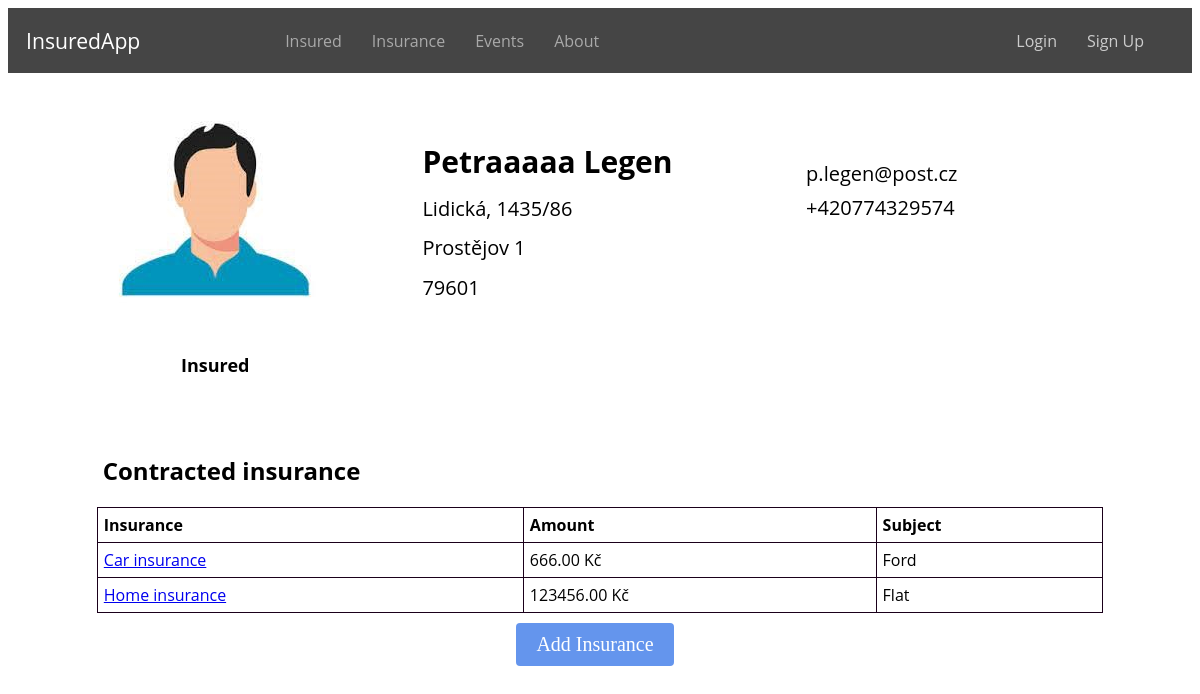
Screenshot of /insured/11/ with the database file from the repository.
### evidence/models.py (models this page shows, shortened)
class Insured(models.Model):
    user = models.ForeignKey(User, on_delete=models.CASCADE, related_name='insured', null=True, blank=True)
    first_name = models.CharField(max_length=100)
    profile_photo = models.ImageField(upload_to='profile_photos', blank=True, null=True)
    last_name = models.CharField(max_length=100)
    email = models.EmailField()
    role = models.CharField(max_length=20, choices=RoleEnum.choices(), null=True)
    street = models.CharField(max_length=100)
    city = models.CharField(max_length=64)
    zipcode = models.CharField(max_length=16)
    phone = models.CharField(max_length=16)
    is_policyholder = models.BooleanField(default=False)
    class Meta:
        ordering = ['id']

class Insurance(models.Model):
    INSURANCE_TYPE = (
        ('home', 'Home insurance'),
        ('car', 'Car insurance'),
        ('property', 'Property insurance'),
    )
    insurance = models.ManyToManyField(Insured, related_name='insurance')
    type = models.CharField(max_length=32, choices=INSURANCE_TYPE)
    subject = models.CharField(max_length=32)
    amount = models.DecimalField(max_digits=10, decimal_places=2)
    valid_from = models.DateField()
    valid_until = models.DateField()
    class Meta:
        ordering = ['id']

### evidence/views.py (the view)
# urls.py: path('insured/<int:insured_id>/', views.insured_detail, name='insured_detail'),
def insured_detail(request, insured_id):
    insured = get_object_or_404(Insured, pk=insured_id)
    return render(request, 'insured_detail.html', {'insured': insured, 'insured_id': insured_id})

### evidence/templates/insured_detail.html (shortened to what this page needs)
{% extends 'base.html' %}
{% load static %}
{% block content %}
    <div class="insured-info">
        <div class="thumbnail">
            {% if insured.profile_photo %}
                <img src="{{ insured.profile_photo.url }}" alt="Thumbnail">
                <p class="role">{{ insured.get_role_display }}</p>
            {% else %}
                <img src="{% static 'evidence/default_thumbnail.jpg' %}" alt="Default Thumbnail">
                <p class="role">{{ insured.get_role_display }}</p>
            {% endif %}
        </div>
        <div class="personal-info">
            <p class="name">{{ insured.first_name }} {{ insured.last_name }}</p>
            <p>{{ insured.street }}</p>
            <p>{{ insured.city }}</p>
            <p>{{ insured.zipcode }}</p>
        </div>
        <div class="contact-info">
            <p>{{ insured.email }}</p>
            <p>{{ insured.phone }}</p>
        </div>
    </div>
    <div class="insured-policies">
        <h2 class="insured-h">Contracted insurance</h2>
        <table class="policies-table">
            <thead>
                <tr>
                    <th>Insurance</th>
                    <th>Amount</th>
                    <th>Subject</th>
                </tr>
            </thead>
            <tbody>
            {% for policy in insured.insurance.all %}
                <tr>
                    <td><a href="{% url 'insurance_detail' insurance_id=policy.id %}">{{ policy.get_type_display }}</a></td>
                    <td>{{ policy.amount }} Kč</td>
                    <td>{{ policy.subject }}</td>
                </tr>
            {% endfor %}
            </tbody>
        </table>
    </div>
    <div class="main-buttons">
        <a href="{% url 'add_insurance' insured_id=insured.id %}" class="button button-add">Add Insurance</a>
    </div>
{% endblock %}

### static/css/style.css (style rules this page uses)
.role { font-family: 'Open Sans', sans-serif; font-size: 18px; display: flex; justify-content: center; font-weight: bold; }
.insured-h, .insurances-h, .insured-events-h { margin-top: 5%; margin-left: 8%; font-family: 'Open Sans', sans-serif; }
.button { display: inline-block; padding: 5px 10px; color: #fff; text-decoration: none; font-size: 14px; border-radius: 4px; }
.button-add { background-color: #6495ED; }
.main-buttons { display: flex; justify-content: center; margin-top: 10px; }
.main-buttons .button { margin-right: 10px; font-size: 20px; padding: 10px 20px; }
.insured-table, .policies-table, .insurances-table, .insured-events-table { width: 85%; margin-top: 20px; margin-left: auto; margin-right: auto; border-collapse: collapse; font-family: 'Open Sans', sans-serif; }
.insured-table th, .insured-table td, .policies-table th, .policies-table td, .insurances-table th, .insurances-table td, .insured-events-table th, .insured-events-table td { padding: 6px; border: 1px solid #1a001a; }
.insured-table th, .policies-table th { text-align: left; }
.insured-info { display: flex; align-items: flex-start; margin-top: 20px; font-family: 'Open Sans', sans-serif; }
.thumbnail { margin: 1% 0 0 8%; }
.personal-info { margin: 3% 0 0 8%; font-size: 20px; }
.personal-info p { margin: 5% 0; }
.contact-info { margin: 5% 0 0 10%; font-size: 20px; }
.contact-info p { margin: 5% 0 0 10%; }
.name { font-size: 1.5em; font-weight: bold; margin-bottom: 10px; }

### rows the page displays
Insured: role "Insured", first_name "Petraaaaa", last_name "Legen", street "Lidická, 1435/86", city "Prostějov 1", zipcode "79601", email "p.legen@post.cz", phone "+420774329574"
Insurance: type "Car insurance", amount "666.00", subject "Ford"
Insurance: type "Home insurance", amount "123456.00", subject "Flat"
